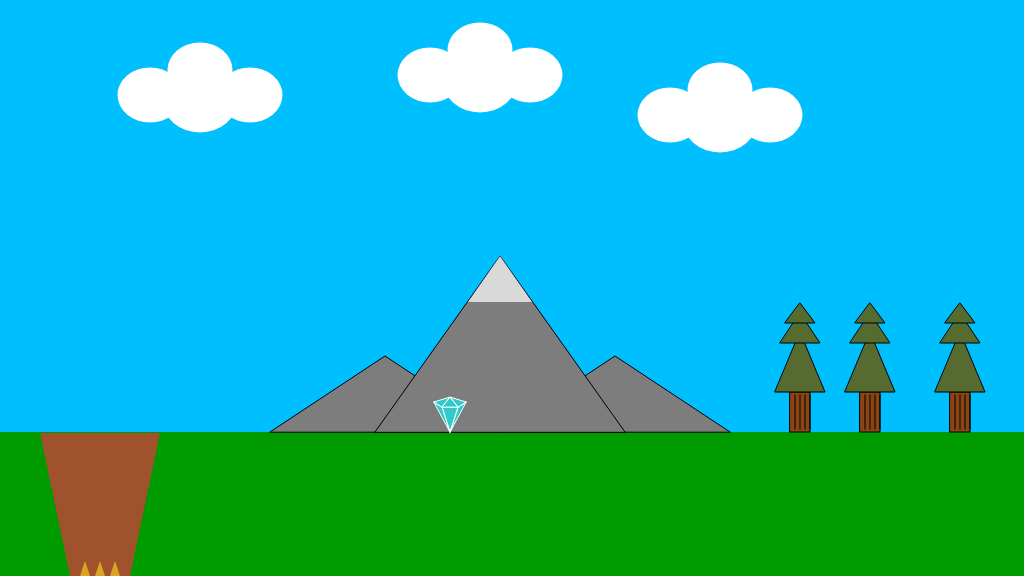
Frame 1 (no input)
Frame 60 (no input): identical to frame 1, image omitted
Frame 120 (the mouse pressed at the canvas centre since frame 60): identical to frame 1, image omitted

The p5.js sketch that drew this single still picture (run headless with seeded random() and noise() and a simulated clock; from frame 60 on, the mouse is pressed at the canvas centre):

// p5.js sketch
// ── sketch.js
/*

The Game Project

1 - Background Scenery

Use p5 drawing functions such as rect, ellipse, line, triangle and
point to draw the scenery as set out in the code comments. The items
should appear next to the text titles.

Each bit of scenery is worth two marks:

0 marks = not a reasonable attempt
1 mark = attempted but it's messy or lacks detail
2 marks = you've used several shape functions to create the scenery

I've given titles and chosen some base colours, but feel free to
imaginatively modify these and interpret the scenery titles loosely to
match your game theme.


WARNING: Do not get too carried away. If you're shape takes more than 5 lines
of code to draw then you've probably over done it.

*/

var groundStart = 432;
var screenHeight = 576;

function setup() {
	createCanvas(1024, screenHeight);
}

function draw() {
	background(0, 191, 255);

	//	draw the ground
	drawGround();

	//1. a cloud in the sky
	//... add your code here
	drawCloud(200, 100);
	drawCloud(720, 120);
	drawCloud(480, 80);

	//2. a mountain in the distance
	//... add your code here
	drawMountain();

	//3. a tree
	//... add your code here
	drawTree(800);
	drawTree(870);
	drawTree(960);

	//4. a canyon
	//NB. the canyon should go from ground-level to the bottom of the screen
	//... add your code here
	drawCanyon(100);

	//5. a collectable token - eg. a jewel, fruit, coins
	//... add your code here
	drawGem(450, groundStart);
}

function drawGround() {
	//  draw the ground
	noStroke();
	fill(0, 155, 0);
	rect(0, groundStart, 1024, 144);
}

function drawCloud(x, y) {
	noStroke();
	fill(255);
	var cloudWidth = 75;
	var cloudHeight = 65;
	ellipse(x, y, cloudWidth, cloudHeight);
	ellipse(x, y - 30, cloudWidth - 10, cloudHeight - 10);
	ellipse(x - 50, y - 5, cloudWidth - 10, cloudHeight - 10);
	ellipse(x + 50, y - 5, cloudWidth - 10, cloudHeight - 10);
}

function drawMountain() {

	stroke(0);
	fill(125, 125, 125);
	triangle(270, groundStart, 385, 356, 500, groundStart);
	triangle(500, groundStart, 615, 356, 730, groundStart);
	triangle(375, groundStart, 500, 256, 625, groundStart);
	noStroke();
	fill(255, 255, 255, 180);
	triangle(468, 302, 500, 256, 532, 302);
}

function drawTree(x) {
	var treeTrunkHeight = 40;
	var treeTrunkWidth = 20;
	var treeHeight = 120;
	var treeLeft = x - treeTrunkWidth / 2;
	stroke(0);
	fill(139, 69, 19);

	rect(treeLeft, groundStart - treeTrunkHeight, treeTrunkWidth, treeTrunkHeight);
	for (var i = 0; i < treeTrunkWidth; i += 5) {
		line(treeLeft + i + 5, groundStart - 3, treeLeft + i + 5, groundStart - treeTrunkHeight + 3);
	}

	fill(85, 107, 47);
	var branchStart = groundStart - treeTrunkHeight;
	for (var i = 0; i < 3; i++) {
		var branchWidth = (treeTrunkWidth + 5) - (i * 5);
		var branchHeight = (treeHeight / ((i + 1) * 2));
		triangle(x - branchWidth, branchStart, x + branchWidth, branchStart, x, branchStart - branchHeight);
		branchStart = branchStart - branchHeight + 10 - (i + 1) ^ 2;
	}
}

function drawCanyon(x) {
	noStroke(0);
	fill(160, 82, 45);
	var canyonWidthTop = 60;
	var canyonWidthBottom = 30;
	quad(x - canyonWidthTop, groundStart + 1, x + canyonWidthTop, groundStart + 1, x + canyonWidthBottom, screenHeight, x - canyonWidthBottom, screenHeight);

	//	draw some stuff in the bottom of the canyon
	fill(218, 165, 32);
	for (var i = 0; i < 3; i++) {
		var offset = x - canyonWidthBottom + i * 15;
		triangle(offset + 10, screenHeight, offset + 20, screenHeight, offset + 15, screenHeight - 15);
	}
}

function drawGem(x, y) {
	stroke(255);
	fill(0, 255, 255, 150);
	triangle(x, y, x - 8, y - 25, x + 8, y - 25);
	triangle(x, y, x - 8, y - 25, x - 16, y - 30);
	triangle(x, y, x + 8, y - 25, x + 16, y - 30);
	triangle(x - 16, y - 30, x, y - 35, x - 8, y - 25);
	triangle(x - 8, y - 25, x, y - 35, x + 8, y - 25);
	triangle(x + 8, y - 25, x, y - 35, x + 16, y - 30);
}
